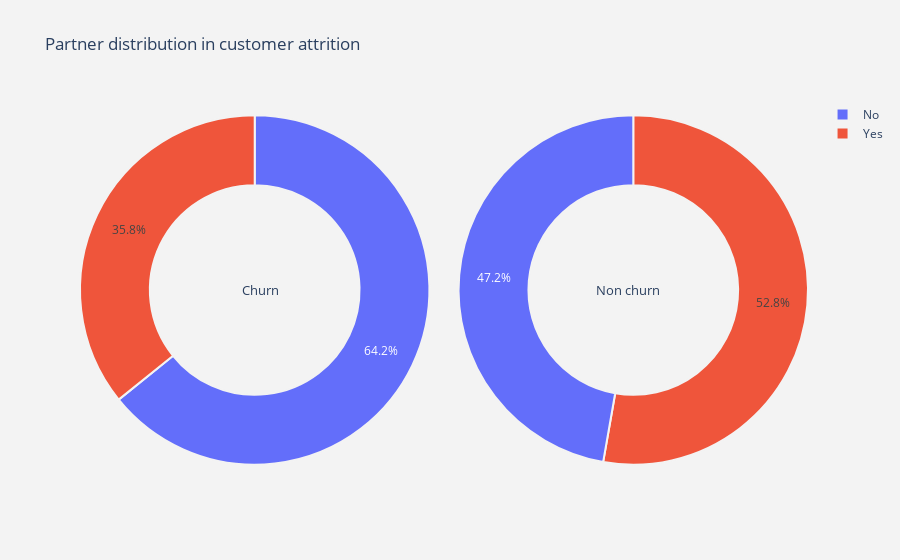
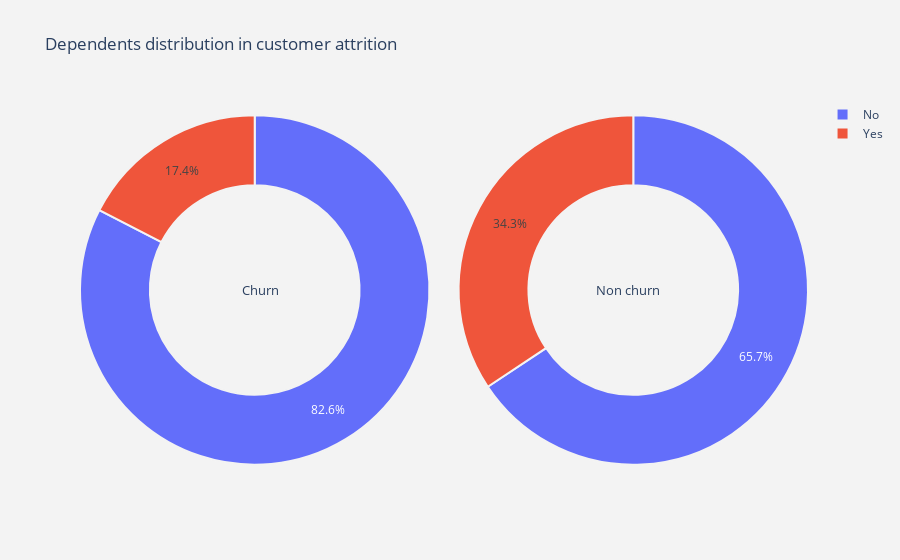

Notebook cell for these charts, in order:
### Code cell
plot_pie("Partner")
plot_pie("Dependents")

### Figure 1 — Plotly figure (JSON) as saved in the notebook; plotly's stock layout.template omitted (floating-point values rounded to 4 significant figures)
{"data": [{"domain": {"x": [0, 0.48]}, "hole": 0.6, "hoverinfo": "label+percent+name", "labels": ["No", "Yes"], "marker": {"line": {"color": "rgb(243,243,243)", "width": 2}}, "name": "Churn Customers", "type": "pie", "values": [1200, 669]}, {"domain": {"x": [0.52, 1]}, "hole": 0.6, "hoverinfo": "label+percent+name", "labels": ["Yes", "No"], "marker": {"line": {"color": "rgb(243,243,243)", "width": 2}}, "name": "Non churn Customers", "type": "pie", "values": [2724, 2439]}], "layout": {"annotations": [{"font": {"size": 13}, "showarrow": false, "text": "Churn", "x": 0.22, "y": 0.5}, {"font": {"size": 13}, "showarrow": false, "text": "Non churn", "x": 0.8, "y": 0.5}], "paper_bgcolor": "rgb(243,243,243)", "plot_bgcolor": "rgb(243,243,243)", "title": {"text": "Partner distribution in customer attrition "}}}

### Figure 2 — Plotly figure (JSON) as saved in the notebook; plotly's stock layout.template omitted (floating-point values rounded to 4 significant figures)
{"data": [{"domain": {"x": [0, 0.48]}, "hole": 0.6, "hoverinfo": "label+percent+name", "labels": ["No", "Yes"], "marker": {"line": {"color": "rgb(243,243,243)", "width": 2}}, "name": "Churn Customers", "type": "pie", "values": [1543, 326]}, {"domain": {"x": [0.52, 1]}, "hole": 0.6, "hoverinfo": "label+percent+name", "labels": ["No", "Yes"], "marker": {"line": {"color": "rgb(243,243,243)", "width": 2}}, "name": "Non churn Customers", "type": "pie", "values": [3390, 1773]}], "layout": {"annotations": [{"font": {"size": 13}, "showarrow": false, "text": "Churn", "x": 0.22, "y": 0.5}, {"font": {"size": 13}, "showarrow": false, "text": "Non churn", "x": 0.8, "y": 0.5}], "paper_bgcolor": "rgb(243,243,243)", "plot_bgcolor": "rgb(243,243,243)", "title": {"text": "Dependents distribution in customer attrition "}}}
